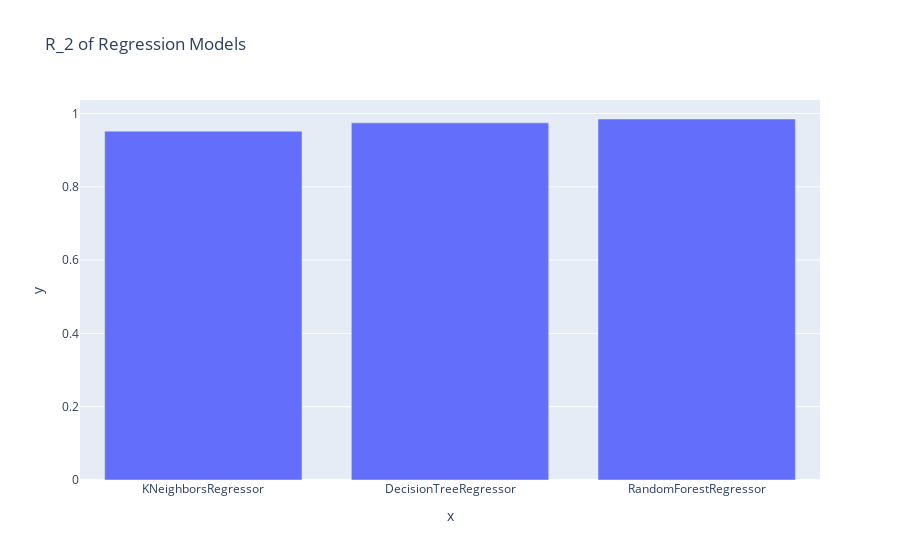

The notebook cell saved with this chart:
### Code cell
import plotly.express as px
models = [ 'KNeighborsRegressor','DecisionTreeRegressor', 'RandomForestRegressor']
score = [r2_score_kn,r2_dt, r2_rf]

fig=px.bar(x=models, y=score,title='R_2 of Regression Models')
fig.show()

print("FINDING BEST FIT MODEL FOR EVALUATION BASED ON R_2 SCORE\n")
max_score = max(score)  # Initialize max_score with the maximum value in the score list
max_model = ""

for model, score_value in zip(models, score):
    print(model, score_value)
    if score_value == max_score:
        max_model = model

print(f"\nModel: {max_model} contain Maximum R2_Score: {max_score} ")

### Figure 1 — Plotly figure (JSON) as saved in the notebook; plotly's stock layout.template omitted (floating-point values rounded to 4 significant figures)
{"data": [{"alignmentgroup": "True", "hovertemplate": "x=%{x}<br>y=%{y}<extra></extra>", "legendgroup": "", "marker": {"color": "#636efa", "pattern": {"shape": ""}}, "name": "", "offsetgroup": "", "orientation": "v", "showlegend": false, "textposition": "auto", "type": "bar", "x": ["KNeighborsRegressor", "DecisionTreeRegressor", "RandomForestRegressor"], "xaxis": "x", "y": [0.9518, 0.9744, 0.985], "yaxis": "y"}], "layout": {"barmode": "relative", "legend": {"tracegroupgap": 0}, "title": {"text": "R_2 of Regression Models"}, "xaxis": {"anchor": "y", "domain": [0, 1], "title": {"text": "x"}}, "yaxis": {"anchor": "x", "domain": [0, 1], "title": {"text": "y"}}}}
